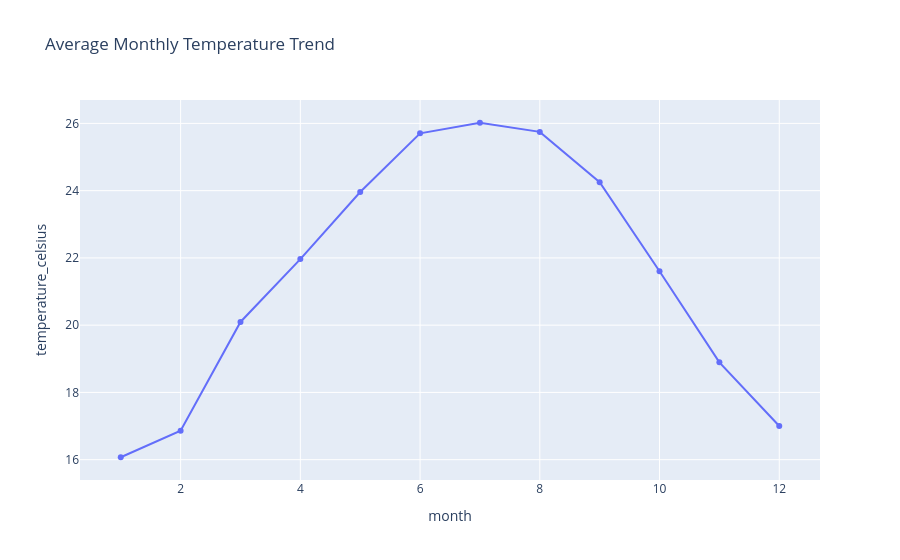

The code cell stored with this chart in its notebook:
### Code cell
#SEASONAL PATTERN ANALYSIS
#Monthly Temperature Trend
monthly_avg = df.groupby('month')['temperature_celsius'].mean().reset_index()

px.line(monthly_avg,
        x='month',
        y='temperature_celsius',
        title='Average Monthly Temperature Trend', 
        markers = True)

### Figure 1 — Plotly figure (JSON) as saved in the notebook; plotly's stock layout.template omitted (floating-point values rounded to 4 significant figures)
{"data": [{"hovertemplate": "month=%{x}<br>temperature_celsius=%{y}<extra></extra>", "legendgroup": "", "line": {"color": "#636efa", "dash": "solid"}, "marker": {"symbol": "circle"}, "mode": "lines+markers", "name": "", "orientation": "v", "showlegend": false, "type": "scatter", "x": [1, 2, 3, 4, 5, 6, 7, 8, 9, 10, 11, 12], "xaxis": "x", "y": [16.07, 16.86, 20.1, 21.97, 23.96, 25.7, 26.02, 25.75, 24.25, 21.6, 18.89, 17.0], "yaxis": "y"}], "layout": {"legend": {"tracegroupgap": 0}, "title": {"text": "Average Monthly Temperature Trend"}, "xaxis": {"anchor": "y", "domain": [0, 1], "title": {"text": "month"}}, "yaxis": {"anchor": "x", "domain": [0, 1], "title": {"text": "temperature_celsius"}}}}
